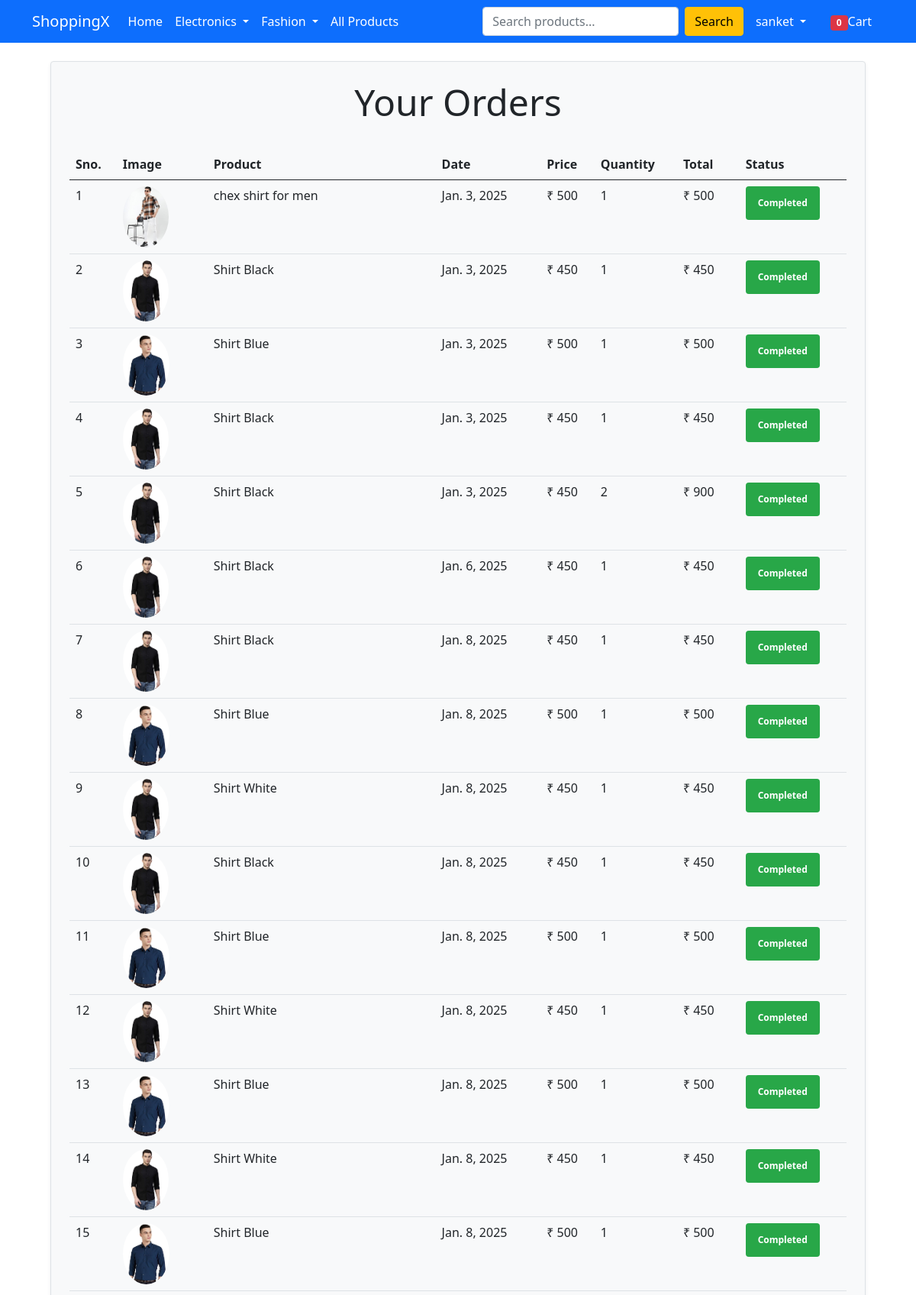
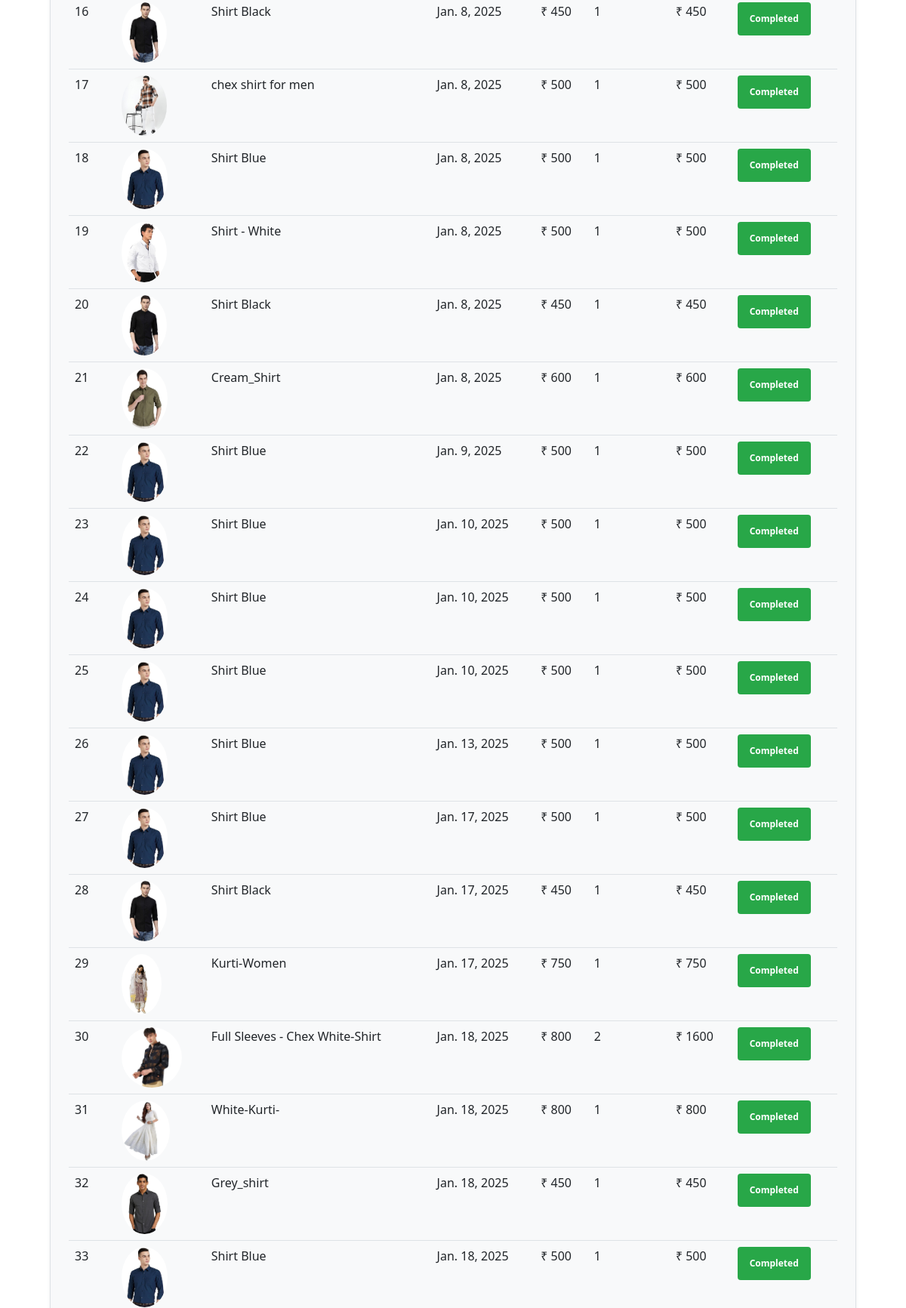
The app's page /Orders (signed in, upper part) with its own data (2 pictures, top to bottom).
### Store/models/customer.py (models this page shows, shortened)
class Customer(models.Model):
    First_Name = models.CharField(max_length=50)
    Last_Name = models.CharField(max_length=50)
    Phone = models.CharField(max_length=15)
    Email = models.EmailField()
    Password = models.CharField(max_length=128)
    otp = models.CharField(max_length=6, blank=True, null=True)

### Store/models/orders.py (models this page shows, shortened)
class Order(models.Model):
    Product = models.ForeignKey(Product,on_delete=models.CASCADE)
    Customer = models.ForeignKey(Customer,on_delete=models.CASCADE)
    Quantity = models.IntegerField(default=1)
    Price =  models.IntegerField()
    Address = models.CharField(max_length=150,default='', blank=True)
    Phone = models.CharField(max_length=11,default='', blank=True)
    Date = models.DateField(default=datetime.datetime.today)
    STATUS_CHOICES = (
            ('Accepted', 'Accepted'),
            ('Packed', 'Packed'),
            ('On The Way', 'On The Way'),
            ('Delivered', 'Delivered'),
            ('Cancelled', 'Cancelled'),
            ('Pending', 'Pending'),
        )
    Status = models.CharField(max_length=50,choices=STATUS_CHOICES,default='pending')
    razorpay_order_id = models.CharField(max_length=255, blank=True, null=True)
    razorpay_payment_id = models.CharField(max_length=255, blank=True, null=True)
    razorpay_signature = models.CharField(max_length=255, blank=True, null=True)
    @staticmethod
    def get_orders_by_customer(customer_id):
        return Order .objects.filter(Customer=customer_id).order_by('-Date')
    def __str__(self):
       return f"Order #{self.id} - {self.Product.Name} by {self.Customer.First_Name}"

### Store/models/product.py (models this page shows, shortened)
class Product(models.Model):
    Name = models.CharField(max_length=50)
    Price = models.IntegerField(default=0)
    category = models.ForeignKey(Category,on_delete=models.CASCADE, default=1)
    Description = models.CharField(max_length=200, default='',null=True, blank=True)
    Image = models.ImageField(upload_to='uploads/products/')

### Store/middlewares/auth.py (the view)
    def middleware(request):
        customer = request.session.get('customer')
        print(f"Customer session: {customer}")
        return_url = request.META.get('PATH_INFO', '/')  # PATH_INFO se aapne kis url pe visit kiya...
        print(f"Requested URL: {return_url}")
        if not customer:
            return redirect(f'/login?return_url={return_url}')
        response = get_response(request)
        return response

### Store/context_processors.py (called while the page is built)
def selected_category_context(request):
    return {
        'selected_category': request.session.get('selected_category', None)
    }

### Store/templatetags/custom_filter.py (called while the page is built)
@register.filter(name='currency')
def currency(number):
    print(number)
    return "₹ "+str(number)

@register.filter(name='multiply')
def multiply(number,number1):
    return number * number1

### Store/views/orders.py (called while the page is built)
    def get(self, request):
       customer = request.session.get('customer')
       orders = Order.get_orders_by_customer(customer)
       print(orders)
       orders = orders.reverse()
       return render(request, 'Orders.html',{'orders':orders})

### Store/templates/Orders.html
{% extends "base.html" %}
{% block content %}
{% load cart %}
{% load custom_filter %}
<div class="container">
    <div class="border rounded p-4 m-4 shadow-sm bg-light">
        <h2 class="display-5 text-center text-dark font-weight-bold">Your Orders</h2>
        <div class="table-responsive">
            <table class="table mt-4">
                <thead class="thead-dark">
                    <tr>
                        <th>Sno.</th>
                        <th>Image</th>
                        <th>Product</th>
                        <th>Date</th>
                        <th>Price</th>
                        <th>Quantity</th>
                        <th>Total</th>
                        <th>Status</th>
                    </tr>
                </thead>
                <tbody>
                    {% for order in orders %}
                    <tr>
                        <td>{{ forloop.counter }}</td>
                        <td>
                            <img style="height: 80px;" class="rounded-circle" src="{{ order.Product.Image.url }}" alt="Product Image">
                        </td>
                        <td>{{ order.Product.Name }}</td>
                        <td>{{ order.Date }}</td>
                        <td>{{ order.Price|currency }}</td>
                        <td>{{ order.Quantity }}</td>
                        <td>{{ order.Quantity|multiply:order.Price|currency }}</td>
                        <td>
                            {% if order.Status %}
                            <span class="badge badge-pill badge-success p-3" style="background-color: #28a748; color: white;">Completed</span>
                            {% else %}
                            <span class="badge badge-pill badge-warning p-3" style="background-color: #ffc107; color: white;">Pending</span>
                            {% endif %}
                        </td>
                    </tr>
                    {% endfor %}
                </tbody>
            </table>
        </div>
    </div>
</div>
{% endblock %}

### Store/templates/base.html (shortened to what this page needs)
<!doctype html>
{% load static %}
<html lang="en">
  <head>
    <link href="https://cdn.jsdelivr.net/npm/bootstrap@5.0.0-beta1/dist/css/bootstrap.min.css" rel="stylesheet">
    <link rel="stylesheet" href="{% static 'app/css/owl.carousel.min.css' %}">
    <link rel="stylesheet" href="{% static 'app/css/all.min.css' %}">
    <link rel="stylesheet" href="{% static 'app/css/style.css' %}">
  </head>
  <body>
    <nav class="navbar navbar-expand-lg navbar-dark bg-primary">
     <div class="container">
       <a class="navbar-brand" href="/">ShoppingX</a>
       <div class="collapse navbar-collapse" id="navbarSupportedContent">
         <ul class="navbar-nav me-auto mb-2 mb-lg-0">
        <li class="nav-item">
            <a class="nav-link active" aria-current="page" href="/homepage">Home</a>
        </li>
        <li class="nav-item dropdown">
            <a class="nav-link dropdown-toggle text-white" href="#" id="electronicsDropdown" role="button" data-bs-toggle="dropdown" aria-expanded="false">
                Electronics
            </a>
        </li>
        <li class="nav-item dropdown">
            <a class="nav-link dropdown-toggle text-white" href="#" id="fashionDropdown" role="button" data-bs-toggle="dropdown" aria-expanded="false">
                Fashion
            </a>
        </li>
        <li class="nav-item">
            <a class="nav-link text-white {% if not selected_category %}active{% endif %}" href="?category=all">All Products</a>
        </li>
         </ul>
         <form class="d-flex" action="{% url 'homepage' %}" method="get">
            <input class="form-control me-2" name="search" type="search" placeholder="Search products..." aria-label="Search" value="{{search_query|default:'' }}">
            <button class="btn btn-warning" type="submit">Search</button>
         </form>
         <div>
          <ul class="navbar-nav me-auto mb-2 mb-lg-0">
            {% if request.session.customer %}
              <li class="nav-item dropdown mx-2">
                <a class="nav-link dropdown-toggle text-white" href="#" id="profileDropdown" role="button" data-bs-toggle="dropdown" aria-expanded="false">
                    {% if request.session.first_name %}
                                {{ request.session.first_name }}
                            {% else %}
                                User
                            {% endif %}
                </a>
              </li>
              <li class="nav-item mx-2">
                  <a href="{% url 'cart' %}" class="nav-link text-white">
                      <span class="badge bg-danger">{{ request.session.cart.keys|length }}</span>Cart</a>
              </li>
            {% endif %}
          </ul>
         </div>
       </div>
     </div>
    </nav>
    {% block content %} {% endblock content %}
  </body>
</html>

### records on screen
Customer: session.first_name "sanket"
Order: Product.Image (picture), Product.Name "chex shirt for men", Date "Jan. 3, 2025", Price "₹ 500", Quantity "1", Quantity|multiply "₹ 500", Status "Completed"
Order: Product.Image (picture), Product.Name "Shirt Black", Date "Jan. 3, 2025", Price "₹ 450", Quantity "1", Quantity|multiply "₹ 450", Status "Completed"
Order: Product.Image (picture), Product.Name "Shirt Blue", Date "Jan. 3, 2025", Price "₹ 500", Quantity "1", Quantity|multiply "₹ 500", Status "Completed"
Order: Product.Image (picture), Product.Name "Shirt Black", Date "Jan. 3, 2025", Price "₹ 450", Quantity "1", Quantity|multiply "₹ 450", Status "Completed"
Order: Product.Image (picture), Product.Name "Shirt Black", Date "Jan. 3, 2025", Price "₹ 450", Quantity "2", Quantity|multiply "₹ 900", Status "Completed"
Order: Product.Image (picture), Product.Name "Shirt Black", Date "Jan. 6, 2025", Price "₹ 450", Quantity "1", Quantity|multiply "₹ 450", Status "Completed"
Order: Product.Image (picture), Product.Name "Shirt Black", Date "Jan. 8, 2025", Price "₹ 450", Quantity "1", Quantity|multiply "₹ 450", Status "Completed"
Order: Product.Image (picture), Product.Name "Shirt Blue", Date "Jan. 8, 2025", Price "₹ 500", Quantity "1", Quantity|multiply "₹ 500", Status "Completed"
Order: Product.Image (picture), Product.Name "Shirt White", Date "Jan. 8, 2025", Price "₹ 450", Quantity "1", Quantity|multiply "₹ 450", Status "Completed"
Order: Product.Image (picture), Product.Name "Shirt Black", Date "Jan. 8, 2025", Price "₹ 450", Quantity "1", Quantity|multiply "₹ 450", Status "Completed"
Order: Product.Image (picture), Product.Name "Shirt Blue", Date "Jan. 8, 2025", Price "₹ 500", Quantity "1", Quantity|multiply "₹ 500", Status "Completed"
Order: Product.Image (picture), Product.Name "Shirt White", Date "Jan. 8, 2025", Price "₹ 450", Quantity "1", Quantity|multiply "₹ 450", Status "Completed"
Order: Product.Image (picture), Product.Name "Shirt Blue", Date "Jan. 8, 2025", Price "₹ 500", Quantity "1", Quantity|multiply "₹ 500", Status "Completed"
Order: Product.Image (picture), Product.Name "Shirt White", Date "Jan. 8, 2025", Price "₹ 450", Quantity "1", Quantity|multiply "₹ 450", Status "Completed"
Order: Product.Image (picture), Product.Name "Shirt Blue", Date "Jan. 8, 2025", Price "₹ 500", Quantity "1", Quantity|multiply "₹ 500", Status "Completed"
Order: Product.Image (picture), Product.Name "Shirt Black", Date "Jan. 8, 2025", Price "₹ 450", Quantity "1", Quantity|multiply "₹ 450", Status "Completed"
Order: Product.Image (picture), Product.Name "chex shirt for men", Date "Jan. 8, 2025", Price "₹ 500", Quantity "1", Quantity|multiply "₹ 500", Status "Completed"
Order: Product.Image (picture), Product.Name "Shirt Blue", Date "Jan. 8, 2025", Price "₹ 500", Quantity "1", Quantity|multiply "₹ 500", Status "Completed"
Order: Product.Image (picture), Product.Name "Shirt - White", Date "Jan. 8, 2025", Price "₹ 500", Quantity "1", Quantity|multiply "₹ 500", Status "Completed"
Order: Product.Image (picture), Product.Name "Shirt Black", Date "Jan. 8, 2025", Price "₹ 450", Quantity "1", Quantity|multiply "₹ 450", Status "Completed"
Order: Product.Image (picture), Product.Name "Cream_Shirt", Date "Jan. 8, 2025", Price "₹ 600", Quantity "1", Quantity|multiply "₹ 600", Status "Completed"
Order: Product.Image (picture), Product.Name "Shirt Blue", Date "Jan. 9, 2025", Price "₹ 500", Quantity "1", Quantity|multiply "₹ 500", Status "Completed"
Order: Product.Image (picture), Product.Name "Shirt Blue", Date "Jan. 10, 2025", Price "₹ 500", Quantity "1", Quantity|multiply "₹ 500", Status "Completed"
Order: Product.Image (picture), Product.Name "Shirt Blue", Date "Jan. 10, 2025", Price "₹ 500", Quantity "1", Quantity|multiply "₹ 500", Status "Completed"
Order: Product.Image (picture), Product.Name "Shirt Blue", Date "Jan. 10, 2025", Price "₹ 500", Quantity "1", Quantity|multiply "₹ 500", Status "Completed"
Order: Product.Image (picture), Product.Name "Shirt Blue", Date "Jan. 13, 2025", Price "₹ 500", Quantity "1", Quantity|multiply "₹ 500", Status "Completed"
Order: Product.Image (picture), Product.Name "Shirt Blue", Date "Jan. 17, 2025", Price "₹ 500", Quantity "1", Quantity|multiply "₹ 500", Status "Completed"
Order: Product.Image (picture), Product.Name "Shirt Black", Date "Jan. 17, 2025", Price "₹ 450", Quantity "1", Quantity|multiply "₹ 450", Status "Completed"
Order: Product.Image (picture), Product.Name "Kurti-Women", Date "Jan. 17, 2025", Price "₹ 750", Quantity "1", Quantity|multiply "₹ 750", Status "Completed"
Order: Product.Image (picture), Product.Name "Full Sleeves - Chex White-Shirt", Date "Jan. 18, 2025", Price "₹ 800", Quantity "2", Quantity|multiply "₹ 1600", Status "Completed"
Order: Product.Image (picture), Product.Name "White-Kurti-", Date "Jan. 18, 2025", Price "₹ 800", Quantity "1", Quantity|multiply "₹ 800", Status "Completed"
Order: Product.Image (picture), Product.Name "Grey_shirt", Date "Jan. 18, 2025", Price "₹ 450", Quantity "1", Quantity|multiply "₹ 450", Status "Completed"
Order: Product.Image (picture), Product.Name "Shirt Blue", Date "Jan. 18, 2025", Price "₹ 500", Quantity "1", Quantity|multiply "₹ 500", Status "Completed"

### other values on screen
{{ request.session.cart.keys|length }} "0"
